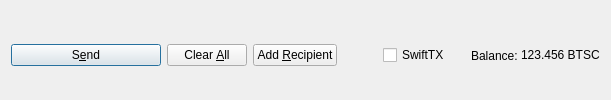
         <widget class="QFrame" name="frame_Send">
          <layout class="QHBoxLayout" name="horizontalLayout">
           <property name="bottomMargin">
            <number>0</number>
           </property>
           <item>
            <widget class="QPushButton" name="sendButton">
             <property name="minimumSize">
              <size>
               <width>150</width>
               <height>0</height>
              </size>
             </property>
             <property name="toolTip">
              <string>Confirm the send action</string>
             </property>
             <property name="text">
              <string>S&amp;end</string>
             </property>
             <property name="icon">
              <iconset resource="../btscoin.qrc">
               <normaloff>:/icons/send</normaloff>:/icons/send</iconset>
             </property>
             <property name="autoDefault">
              <bool>false</bool>
             </property>
             <property name="default">
              <bool>true</bool>
             </property>
            </widget>
           </item>
           <item>
            <widget class="QPushButton" name="clearButton">
             <property name="sizePolicy">
              <sizepolicy hsizetype="Minimum" vsizetype="Fixed">
               <horstretch>0</horstretch>
               <verstretch>0</verstretch>
              </sizepolicy>
             </property>
             <property name="toolTip">
              <string>Clear all fields of the form.</string>
             </property>
             <property name="text">
              <string>Clear &amp;All</string>
             </property>
             <property name="icon">
              <iconset resource="../btscoin.qrc">
               <normaloff>:/icons/remove</normaloff>:/icons/remove</iconset>
             </property>
             <property name="autoDefault">
              <bool>false</bool>
             </property>
            </widget>
           </item>
           <item>
            <widget class="QPushButton" name="addButton">
             <property name="toolTip">
              <string>Send to multiple recipients at once</string>
             </property>
             <property name="text">
              <string>Add &amp;Recipient</string>
             </property>
             <property name="icon">
              <iconset resource="../btscoin.qrc">
               <normaloff>:/icons/add</normaloff>:/icons/add</iconset>
             </property>
             <property name="autoDefault">
              <bool>false</bool>
             </property>
            </widget>
           </item>
           <item>
            <spacer name="horizontalSpacer">
             <property name="orientation">
              <enum>Qt::Horizontal</enum>
             </property>
             <property name="sizeHint" stdset="0">
              <size>
               <width>40</width>
               <height>20</height>
              </size>
             </property>
            </spacer>
           </item>
           <item>
            <layout class="QHBoxLayout" name="horizontalLayout_2">
             <property name="spacing">
              <number>3</number>
             </property>
             <item>
              <widget class="QCheckBox" name="checkSwiftTX">
               <property name="enabled">
                <bool>true</bool>
               </property>
               <property name="minimumSize">
                <size>
                 <width>85</width>
                 <height>0</height>
                </size>
               </property>
               <property name="text">
                <string>SwiftTX</string>
               </property>
              </widget>
             </item>
             <item>
              <widget class="QLabel" name="label">
               <property name="text">
                <string>Balance:</string>
               </property>
              </widget>
             </item>
             <item>
              <widget class="QLabel" name="labelBalance">
               <property name="sizePolicy">
                <sizepolicy hsizetype="Preferred" vsizetype="Fixed">
                 <horstretch>0</horstretch>
                 <verstretch>0</verstretch>
                </sizepolicy>
               </property>
               <property name="cursor">
                <cursorShape>IBeamCursor</cursorShape>
               </property>
               <property name="text">
                <string notr="true">123.456 BTSC</string>
               </property>
               <property name="textInteractionFlags">
                <set>Qt::LinksAccessibleByMouse|Qt::TextSelectableByKeyboard|Qt::TextSelectableByMouse</set>
               </property>
              </widget>
             </item>
            </layout>
           </item>
          </layout>
         </widget>
